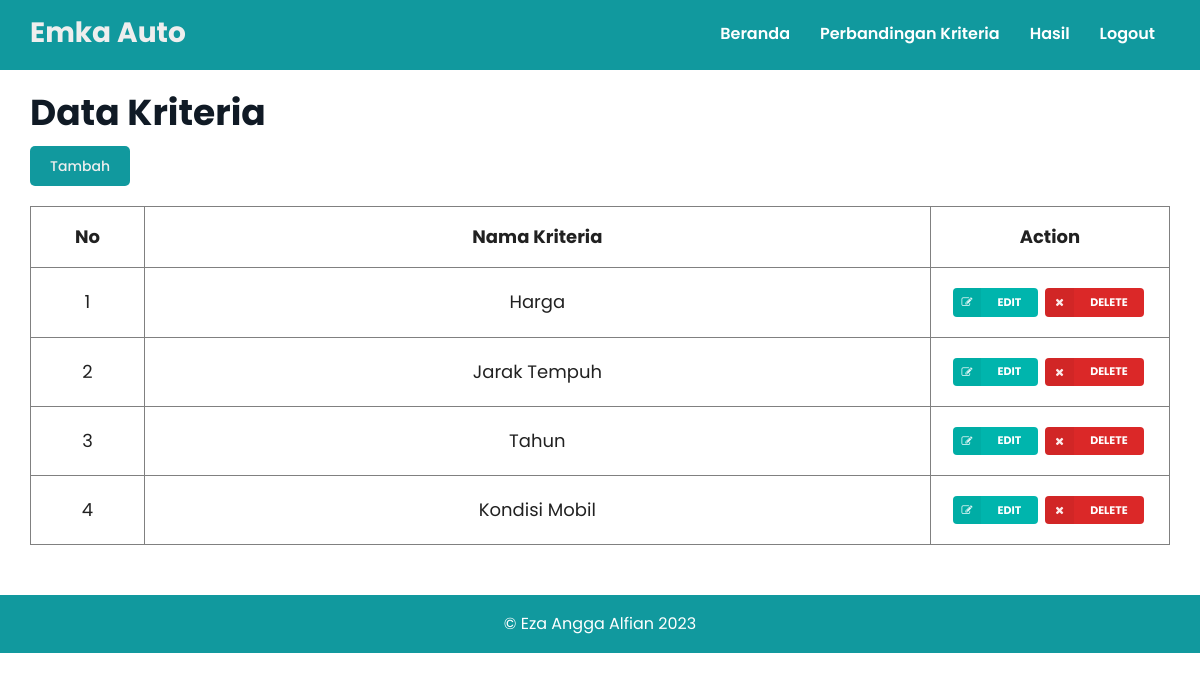
Page /kriteria.php on the committed database.
### tables this page shows
CREATE TABLE `kriteria` (
  `id` int(11) NOT NULL,
  `nama` varchar(20) NOT NULL
);

### kriteria.php (the view, shortened to what this page needs)
<?php
	include('fungsi.php');
	include('header.php');
?>
<div class="container">
	<h1 class="head-kriteria" style="margin-top:20px;">Data Kriteria</h1>
	<div class="main-kriteria">
		<a href="tambah.php?jenis=kriteria" class="btn-tambah">Tambah</a>
		<table border="1" class="table">
			<thead>
				<tr>
					<th class="collapsing">No</th>
					<th>Nama Kriteria</th>
					<th>Action</th>
				</tr>
			</thead>
			<tbody>
				<?php
					$query = "SELECT id,nama FROM kriteria ORDER BY id";
					$result	= mysqli_query($koneksi, $query);
					$i = 0;
					while ($row = mysqli_fetch_array($result)) {
						$i++;
				?>
				<tr>
					<td><?php echo $i ?></td>
					<td><?php echo $row['nama'] ?></td>
					<td class="right aligned collapsing">
						<form method="post" action="kriteria.php">
							<button type="submit" name="edit" class="ui mini teal left labeled icon button"><i
									class="right edit icon"></i>EDIT</button>
							<button type="submit" name="delete" class="ui mini red left labeled icon button"><i
									class="right remove icon"></i>DELETE</button>
						</form>
					</td>
				</tr>
				<?php } ?>
			</tbody>
		</table>
	</div>
</div>
<?php include('footer.php'); ?>

### css/style.css (style rules this page uses)
html { display: -webkit-box; display: -ms-flexbox; display: flex; -webkit-box-orient: vertical; -webkit-box-direction: normal; -ms-flex-direction: column; flex-direction: column; }
.table { margin: 30px 0; border-collapse: collapse; width: 100%; }
.container { width: 1140px; margin: 0 auto; }
body { display: -webkit-box; display: -ms-flexbox; display: flex; -webkit-box-orient: vertical; -webkit-box-direction: normal; -ms-flex-direction: column; flex-direction: column; min-height: 100vh; }
body { margin: 0; background-color: #fff; }
.head-kriteria { margin-top: 20px; font-size: 24px; color: #101A25; }
.main-kriteria { margin-top: 20px; margin-bottom: 50px; }
.head-kriteria { font-size: 36px; }
.table { margin-top: 30px; border-collapse: collapse; width: 100%; }
.table th, .table td { font-size: 18px; padding: 20px; text-align: center; }
.table th:first-child { width: 10%; }
.table th:last-child { width: 21%; }
.btn-tambah { padding: 10px 20px; color: #EEEEEE; background-color: #11999E; border-radius: 5px; font-weight: 500; }

### rows in the picture
kriteria: nama "Harga"
kriteria: nama "Jarak Tempuh"
kriteria: nama "Tahun"
kriteria: nama "Kondisi Mobil"
